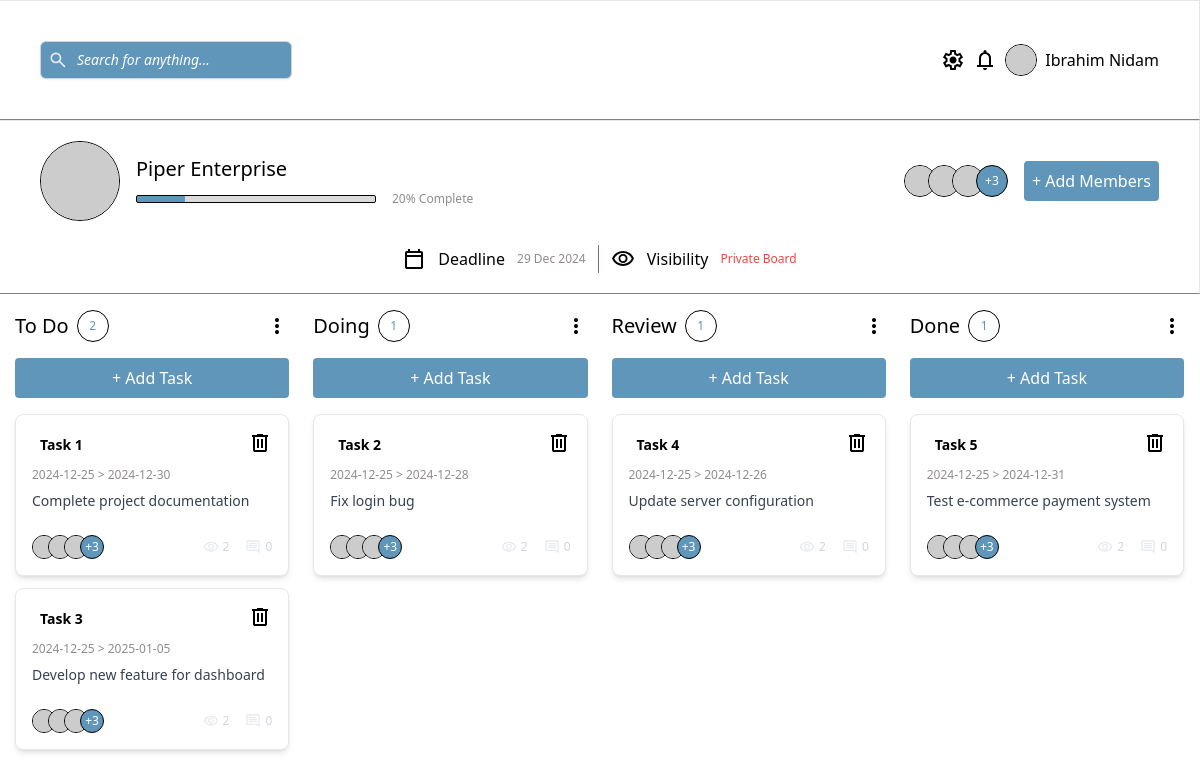
The page / on the database its author committed.
### tables this page shows
CREATE TABLE IF NOT EXISTS tasks (
  id INT AUTO_INCREMENT PRIMARY KEY,
  title VARCHAR(16) NOT NULL,
  description VARCHAR(100),
  due_datetime DATETIME, 
  priority ENUM('High', 'Medium', 'Low') NOT NULL,
  status ENUM('To Do', 'Doing', 'Review', 'Done') NOT NULL DEFAULT 'To Do',
  created_at TIMESTAMP DEFAULT CURRENT_TIMESTAMP,
  updated_at TIMESTAMP DEFAULT CURRENT_TIMESTAMP ON UPDATE CURRENT_TIMESTAMP
);

### view/kanban.php (the view, shortened to what the rows shown need)
<?php include("sections/header.php") ?>
<section id="kanban" class="min-h-screen p-4 grid grid-cols-1 sm:grid-cols-2 lg:grid-cols-4 gap-6 justify-items-center sm:justify-items-stretch">
  <div id="todo" class="flex flex-col gap-4 w-full max-w-[320px] sm:w-full sm:max-w-full h-full">
    <article id="todo-card-article" class="flex flex-col gap-3 flex-1 w-full">
    <?php $doingtasks = array(); foreach ($tasks as $task){ if($task["status"] == 'To Do'){ $doingtasks[] = $task;}} ?>
    <?php if (!empty($doingtasks)): ?>
      <?php foreach ($doingtasks as $doing): ?>
        <div class="dragNdrop cursor-pointer max-w-sm p-4 bg-white rounded-lg shadow-md border border-gray-200">
            <div class="flex justify-between items-start mb-2">
              <span class="${priority_Class_color} text-sm font-semibold px-2 py-1 rounded-md"><?= $doing["title"] ?></span>
              <img src="assets/src/images/icons/trash.svg" alt="" class="trash-icon text-black cursor-pointer">
            </div>
            <p class="text-greyText text-xs mb-2"><?= date('Y-m-d', strtotime($doing['created_at'])) . " > " . date('Y-m-d', strtotime($doing['due_datetime'])) ?></p>
            <p class="text-sm text-ellipsis overflow-hidden text-gray-700 mb-4"><?= $doing['description']?></p>
        <div class="flex justify-between items-center pt-2">
          <div class="flex items-center">
            <div class="flex -space-x-2">
              <img src="https://picsum.photos/100" alt="" class="w-6 h-6 rounded-full border border-black">
              <img src="https://picsum.photos/100" alt="" class="w-6 h-6 rounded-full border border-black">
              <img src="https://picsum.photos/100" alt="" class="w-6 h-6 rounded-full border border-black">
              <div class="cursor-pointer rounded-full border border-black w-6 h-6 bg-lightModeMain text-white flex items-center justify-center text-xs">+3</div>
            </div>
          </div>
            <div class="flex items-center gap-4 text-gray-300 text-xs">
                <div class="flex items-center">
                    <img src="assets/src/images/icons/eye visibility.svg" alt="eye icon" class="w-4 h-4 mr-1" />
                    <span>2</span>
                  </div>
                  <div class="flex items-center">
                    <img src="assets/src/images/icons/comment.svg" alt="comment icon" class="w-4 h-4 mr-1" />
                    <span>0</span>
                  </div>
                </div>
              </div>
            </div>
            <?php endforeach; ?>
            <?php else: ?>
              <div class="place-holder p-6 bg-white rounded-lg shadow-md border border-gray-200 w-full">
               No Task Yet
              </div>
            <?php endif; ?>
    </article>
  </div>
  <div id="doing" class="flex flex-col gap-4 w-full max-w-[320px] sm:w-full sm:max-w-full h-full">
    <article id="doing-card-article" class="flex flex-col gap-3 flex-1 w-full">
    <?php $doingtasks = array(); foreach ($tasks as $task){ if($task["status"] == 'Doing'){ $doingtasks[] = $task;}} ?>
    <?php if (!empty($doingtasks)): ?>
      <?php foreach ($doingtasks as $doing): ?>
        <div class="dragNdrop cursor-pointer max-w-sm p-4 bg-white rounded-lg shadow-md border border-gray-200">
            <div class="flex justify-between items-start mb-2">
              <span class="${priority_Class_color} text-sm font-semibold px-2 py-1 rounded-md"><?= $doing["title"] ?></span>
              <img src="assets/src/images/icons/trash.svg" alt="" class="trash-icon text-black cursor-pointer">
            </div>
            <p class="text-greyText text-xs mb-2"><?= date('Y-m-d', strtotime($doing['created_at'])) . " > " . date('Y-m-d', strtotime($doing['due_datetime'])) ?></p>
            <p class="text-sm text-ellipsis overflow-hidden text-gray-700 mb-4"><?= $doing['description']?></p>
        <div class="flex justify-between items-center pt-2">
          <div class="flex items-center">
            <div class="flex -space-x-2">
              <img src="https://picsum.photos/100" alt="" class="w-6 h-6 rounded-full border border-black">
              <img src="https://picsum.photos/100" alt="" class="w-6 h-6 rounded-full border border-black">
              <img src="https://picsum.photos/100" alt="" class="w-6 h-6 rounded-full border border-black">
              <div class="cursor-pointer rounded-full border border-black w-6 h-6 bg-lightModeMain text-white flex items-center justify-center text-xs">+3</div>
            </div>
          </div>
            <div class="flex items-center gap-4 text-gray-300 text-xs">
                <div class="flex items-center">
                    <img src="assets/src/images/icons/eye visibility.svg" alt="eye icon" class="w-4 h-4 mr-1" />
                    <span>2</span>
                  </div>
                  <div class="flex items-center">
                    <img src="assets/src/images/icons/comment.svg" alt="comment icon" class="w-4 h-4 mr-1" />
                    <span>0</span>
                  </div>
                </div>
              </div>
            </div>
            <?php endforeach; ?>
            <?php else: ?>
              <div class="place-holder p-6 bg-white rounded-lg shadow-md border border-gray-200 w-full">
               No Task Yet
              </div>
            <?php endif; ?>
    </article>
  </div>
  <div id="review" class="flex flex-col gap-4 w-full max-w-[320px] sm:w-full sm:max-w-full h-full">
    <article id="review-card-article" class="flex flex-col gap-3 flex-1 w-full">
    <?php $doingtasks = array(); foreach ($tasks as $task){ if($task["status"] == 'Review'){ $doingtasks[] = $task;}} ?>
    <?php if (!empty($doingtasks)): ?>
      <?php foreach ($doingtasks as $doing): ?>
        <div class="dragNdrop cursor-pointer max-w-sm p-4 bg-white rounded-lg shadow-md border border-gray-200">
            <div class="flex justify-between items-start mb-2">
              <span class="${priority_Class_color} text-sm font-semibold px-2 py-1 rounded-md"><?= $doing["title"] ?></span>
              <img src="assets/src/images/icons/trash.svg" alt="" class="trash-icon text-black cursor-pointer">
            </div>
            <p class="text-greyText text-xs mb-2"><?= date('Y-m-d', strtotime($doing['created_at'])) . " > " . date('Y-m-d', strtotime($doing['due_datetime'])) ?></p>
            <p class="text-sm text-ellipsis overflow-hidden text-gray-700 mb-4"><?= $doing['description']?></p>
        <div class="flex justify-between items-center pt-2">
          <div class="flex items-center">
            <div class="flex -space-x-2">
              <img src="https://picsum.photos/100" alt="" class="w-6 h-6 rounded-full border border-black">
              <img src="https://picsum.photos/100" alt="" class="w-6 h-6 rounded-full border border-black">
              <img src="https://picsum.photos/100" alt="" class="w-6 h-6 rounded-full border border-black">
              <div class="cursor-pointer rounded-full border border-black w-6 h-6 bg-lightModeMain text-white flex items-center justify-center text-xs">+3</div>
            </div>
          </div>
            <div class="flex items-center gap-4 text-gray-300 text-xs">
                <div class="flex items-center">
                    <img src="assets/src/images/icons/eye visibility.svg" alt="eye icon" class="w-4 h-4 mr-1" />
                    <span>2</span>
                  </div>
                  <div class="flex items-center">
                    <img src="assets/src/images/icons/comment.svg" alt="comment icon" class="w-4 h-4 mr-1" />
                    <span>0</span>
                  </div>
                </div>
              </div>
            </div>
            <?php endforeach; ?>
            <?php else: ?>
              <div class="place-holder p-6 bg-white rounded-lg shadow-md border border-gray-200 w-full">
               No Task Yet
              </div>
            <?php endif; ?>
    </article>
  </div>
  <div id="done" class="flex flex-col gap-4 w-full max-w-[320px] sm:w-full sm:max-w-full h-full">
    <article id="done-card-article" class="flex flex-col gap-3 flex-1 w-full">
    <?php $doingtasks = array(); foreach ($tasks as $task){ if($task["status"] == 'Done'){ $doingtasks[] = $task;}} ?>
    <?php if (!empty($doingtasks)): ?>
      <?php foreach ($doingtasks as $doing): ?>
        <div class="dragNdrop cursor-pointer max-w-sm p-4 bg-white rounded-lg shadow-md border border-gray-200">
            <div class="flex justify-between items-start mb-2">
              <span class="${priority_Class_color} text-sm font-semibold px-2 py-1 rounded-md"><?= $doing["title"] ?></span>
              <img src="assets/src/images/icons/trash.svg" alt="" class="trash-icon text-black cursor-pointer">
            </div>
            <p class="text-greyText text-xs mb-2"><?= date('Y-m-d', strtotime($doing['created_at'])) . " > " . date('Y-m-d', strtotime($doing['due_datetime'])) ?></p>
            <p class="text-sm text-ellipsis overflow-hidden text-gray-700 mb-4"><?= $doing['description']?></p>
        <div class="flex justify-between items-center pt-2">
          <div class="flex items-center">
            <div class="flex -space-x-2">
              <img src="https://picsum.photos/100" alt="" class="w-6 h-6 rounded-full border border-black">
              <img src="https://picsum.photos/100" alt="" class="w-6 h-6 rounded-full border border-black">
              <img src="https://picsum.photos/100" alt="" class="w-6 h-6 rounded-full border border-black">
              <div class="cursor-pointer rounded-full border border-black w-6 h-6 bg-lightModeMain text-white flex items-center justify-center text-xs">+3</div>
            </div>
          </div>
            <div class="flex items-center gap-4 text-gray-300 text-xs">
                <div class="flex items-center">
                    <img src="assets/src/images/icons/eye visibility.svg" alt="eye icon" class="w-4 h-4 mr-1" />
                    <span>2</span>
                  </div>
                  <div class="flex items-center">
                    <img src="assets/src/images/icons/comment.svg" alt="comment icon" class="w-4 h-4 mr-1" />
                    <span>0</span>
                  </div>
                </div>
              </div>
            </div>
            <?php endforeach; ?>
            <?php else: ?>
              <div class="place-holder p-6 bg-white rounded-lg shadow-md border border-gray-200 w-full">
               No Task Yet
              </div>
            <?php endif; ?>
    </article>
  </div>
</section>
<?php include("sections/footer.php") ?>

### rows shown on the page
tasks: title "Task 1", created_at "2024-12-25", due_datetime "2024-12-30", description "Complete project documentation"
tasks: title "Task 3", created_at "2024-12-25", due_datetime "2025-01-05", description "Develop new feature for dashboard"
tasks: title "Task 2", created_at "2024-12-25", due_datetime "2024-12-28", description "Fix login bug"
tasks: title "Task 4", created_at "2024-12-25", due_datetime "2024-12-26", description "Update server configuration"
tasks: title "Task 5", created_at "2024-12-25", due_datetime "2024-12-31", description "Test e-commerce payment system"

### other values the page prints
$completionPercentage "20"
count(array_filter($tasks, fn($task) => $task['status'] === 'To Do')) "2"
count(array_filter($tasks, fn($task) => $task['status'] === 'Doing')) "1"
count(array_filter($tasks, fn($task) => $task['status'] === 'Review')) "1"
count(array_filter($tasks, fn($task) => $task['status'] === 'Done')) "1"
